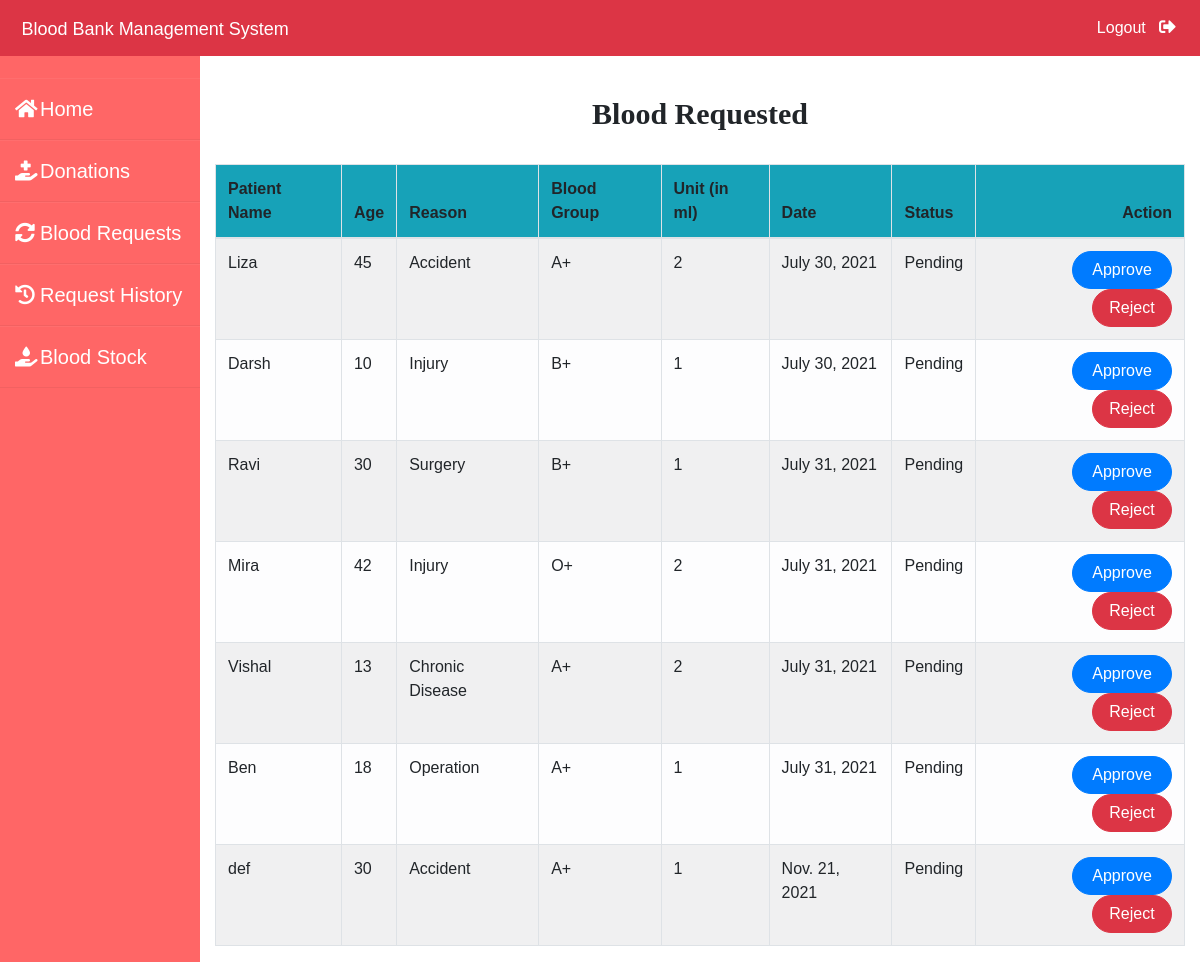
The app's page /admin-request (signed in) with its own data.
### blood/models.py (models this page shows, shortened)
class BloodRequest(models.Model):
    request_by_patient=models.ForeignKey(pmodels.Patient,null=True,on_delete=models.CASCADE)
    request_by_donor=models.ForeignKey(dmodels.Donor,null=True,on_delete=models.CASCADE)
    patient_name=models.CharField(max_length=30)
    patient_age=models.PositiveIntegerField()
    reason=models.CharField(max_length=500)
    bloodgroup=models.CharField(max_length=10)
    unit=models.PositiveIntegerField(default=0)
    status=models.CharField(max_length=20,default="Pending")
    date=models.DateField(auto_now=True)

### blood/views.py (the view)
# urls.py: path('admin-request', views.admin_request_view,name='admin-request'),
@login_required(login_url='adminlogin')
def admin_request_view(request):
    requests=models.BloodRequest.objects.all().filter(status='Pending')
    return render(request,'blood/admin_request.html',{'requests':requests})

### templates/blood/admin_request.html (shortened to what this page needs)
{% extends 'blood/adminbase.html' %}
{% block content %}
{% load widget_tweaks %}
{%load static%}
<br><br>
<div class="container">
    {% if requests %}
    <H4 class="text-center" style="font-family: 'Merriweather', serif; font-size: 30px; font-weight: bold;">Blood Requested</H4><br>
    <table class="table table-light table-hover table-bordered table-striped">
        <thead class="bg-info">
            <tr>
                <th scope="col">Patient Name</th>
                <th scope="col">Age</th>
                <th scope="col">Reason</th>
                <th scope="col">Blood Group</th>
                <th scope="col">Unit (in ml)</th>
                <th scope="col">Date</th>
                <th scope="col">Status</th>
                <th class="text-right">Action</th>
            </tr>
        </thead>
        <tbody>
            {% for t in requests %}
            <tr>
                <td> {{t.patient_name}}</td>
                <td>{{t.patient_age}}</td>
                <td>{{t.reason}}</td>
                <td>{{t.bloodgroup}}</td>
                <td>{{t.unit}}</td>
                <td>{{t.date}}</td>
                <td>{{t.status}}</td>
                <td class="text-right">
                    <button class="btn btn-primary badge-pill" style="width: 100px;"><a  style="text-decoration: none;color: white;" href="{% url 'update-approve-status' t.id  %}">Approve</a> </button>
                    <button class="btn btn-danger badge-pill" style="width: 80px;"><a  style="text-decoration: none;color: white;" href="{% url 'update-reject-status' t.id  %}">Reject</a> </button>
                </td>
            </tr>
            {% endfor %}
        </tbody>
    </table>
{% else %}
<h5 style="font-family: 'Merriweather', serif; font-size: 30px; font-weight: bold;">No Blood Request By Patient / Donor !</h5>
{% endif %}
</div>
{% endblock content %}

### templates/blood/adminbase.html (shortened to what this page needs)
<!DOCTYPE html>
<html lang="en">
<head>
    <link rel="stylesheet" href="https://maxcdn.bootstrapcdn.com/bootstrap/4.0.0/css/bootstrap.min.css">
    <link rel="stylesheet" href="https://cdnjs.cloudflare.com/ajax/libs/font-awesome/5.14.0/css/all.css">
</head>
<body>
    <nav class="navbar navbar-expand-lg navbar-light fixed-top bg-danger">
        <a style="color:white;" class="navbar-brand" href="/">&nbsp;<font face = "Comic sans MS" size ="4">Blood Bank Management System</font></a>
        <div class="navbar-collapse collapse w-100 order-3 dual-collapse2">
            <ul class="navbar-nav ml-auto">
                <li class="nav-item">
                    <a class="nav-link" style="color: white;" href="/logout">Logout &nbsp; <i class="fas fa-sign-out-alt"></i></a>
                </li>
            </ul>
        </div>
      </nav>
<br><br>
<div class="wrapper">
    <div class="sidebar" style="background-color: #ff6666">
        <ul>
            <li><a style="text-decoration:none;" href="/"><i class="fas fa-home"></i>Home</a></li>
            <li><a style="text-decoration:none;" href="/admin-donation"><i class="fas fa-hand-holding-medical"></i>Donations</a></li>
            <li><a style="text-decoration:none;" href="/admin-request"><i class="fas fa-sync-alt"></i>Blood Requests</a></li>
            <li><a style="text-decoration:none;" href="/admin-request-history"><i class="fas fa-history"></i>Request History</a></li>
            <li><a style="text-decoration:none;" href="/admin-blood"><i class="fas fa-hand-holding-water"></i>Blood Stock</a></li>
        </ul>
    </div>
    <div class="main_content">
{% block content %}
{% endblock content %}
    </div>
</div>
</body>
</html>

### templates/blood/adminbase.html (style rules this page uses)
* { margin: 0; padding: 0; box-sizing: border-box; list-style: none; text-decoration: none; font-family: 'Josefin Sans', sans-serif; }
body { background-image: url(https://wallpaperaccess.com/full/697539.jpg); }
.wrapper { display: flex; position: relative; }
.wrapper .sidebar { width: 200px; height: 100%; background: #343a40; padding: 30px 0px; position: fixed; }
.wrapper .sidebar ul li { padding: 15px; border-bottom: 1px solid #bdb8d7; border-bottom: 1px solid rgba(0,0,0,0.05); border-top: 1px solid rgba(255,255,255,0.05); }
.wrapper .sidebar ul li a { color: white; font-size: 20px; display: block; }
.wrapper .sidebar ul li a .fas { width: 25px; }
.wrapper .main_content { width: 100%; margin-left: 200px; }
.fa-sign-out-alt { color: white; font-size: 2ex; }

### records on screen
BloodRequest: patient_name "Liza", patient_age "45", reason "Accident", bloodgroup "A+", unit "2", date "July 30, 2021", status "Pending"
BloodRequest: patient_name "Darsh", patient_age "10", reason "Injury", bloodgroup "B+", unit "1", date "July 30, 2021", status "Pending"
BloodRequest: patient_name "Ravi", patient_age "30", reason "Surgery", bloodgroup "B+", unit "1", date "July 31, 2021", status "Pending"
BloodRequest: patient_name "Mira", patient_age "42", reason "Injury", bloodgroup "O+", unit "2", date "July 31, 2021", status "Pending"
BloodRequest: patient_name "Vishal", patient_age "13", reason "Chronic Disease", bloodgroup "A+", unit "2", date "July 31, 2021", status "Pending"
BloodRequest: patient_name "Ben", patient_age "18", reason "Operation", bloodgroup "A+", unit "1", date "July 31, 2021", status "Pending"
BloodRequest: patient_name "def", patient_age "30", reason "Accident", bloodgroup "A+", unit "1", date "Nov. 21, 2021", status "Pending"
